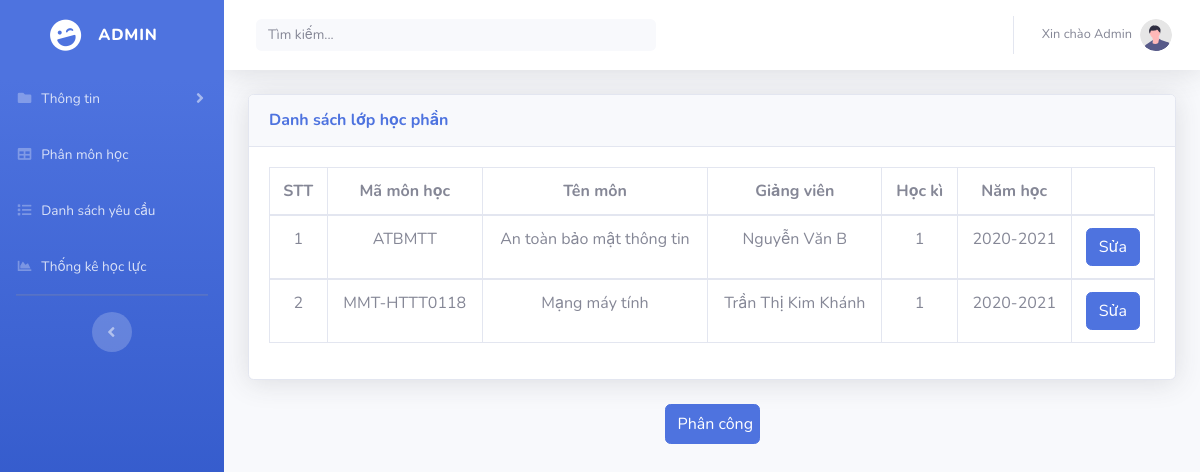
Page /PhanMonHoc.php on the committed database.
### tables this page shows
CREATE TABLE `phancong` (
  `MaPC` int(11) NOT NULL,
  `MaGV` varchar(10) NOT NULL,
  `MaLopHP` varchar(20) NOT NULL,
  `HocKi` int(11) NOT NULL,
  `NamHoc` text NOT NULL
);

CREATE TABLE `lophp` (
  `MaLopHP` varchar(20) NOT NULL,
  `TenLop` text NOT NULL
);

CREATE TABLE `giangvien` (
  `MaGV` varchar(10) NOT NULL,
  `TenGV` text NOT NULL
);

### PhanMonHoc.php (the view, shortened to what this page needs)
<?php
$conn = mysqli_connect("localhost", "root", "", "dbdoan2") or die("Không thể kết nối CSDL");
$conn->set_charset('utf8');
?>
<html lang="en">
<head>
    <link href="https://cdn.jsdelivr.net/npm/bootstrap@5.0.0-beta3/dist/css/bootstrap.min.css" rel="stylesheet"
>
    <link href="vendor/fontawesome-free/css/all.min.css" rel="stylesheet" type="text/css">
    <link href="css/sb-admin-2.min.css" rel="stylesheet">
</head>
<body id="page-top">
    <div id="wrapper">
    <ul class="navbar-nav bg-gradient-primary sidebar sidebar-dark accordion" id="accordionSidebar">
        <a class="sidebar-brand d-flex align-items-center justify-content-center" href="Admin.html">
            <div class="sidebar-brand-icon rotate-n-15">
                <i class="fas fa-laugh-wink"></i>
            </div>
            <div class="sidebar-brand-text mx-3">Admin</div>
        </a>
           <li class="nav-item">
            <a class="nav-link collapsed" href="#" data-toggle="collapse" data-target="#collapsePages"
                aria-expanded="true" aria-controls="collapsePages">
                <i class="fas fa-fw fa-folder"></i>
                <span>Thông tin</span>
            </a>
        </li>
        <li class="nav-item">
            <a class="nav-link" href="PhanMonHoc.php">
                <i class="fas fa-fw fa-table"></i>
                <span>Phân môn học</span></a>
        </li>
        <li class="nav-item">
        <a class="nav-link" href="DanhSachYC.php">
        <i class="fas fa-fw fa-list"></i>
        <span>Danh sách yêu cầu</span></a>
        </li>
        <li class="nav-item">
            <a class="nav-link" href="ThongKe.php">
                <i class="fas fa-fw fa-chart-area"></i>
                <span>Thống kê học lực</span>
            </a>
        </li>
        <hr class="sidebar-divider d-none d-md-block">
        <div class="text-center d-none d-md-inline">
            <button class="rounded-circle border-0" id="sidebarToggle"></button>
        </div>
    </ul>
    <div id="content-wrapper" class="d-flex flex-column">
<div id="content">
    <nav class="navbar navbar-expand navbar-light bg-white topbar mb-4 static-top shadow">
        <form
            class="d-none d-sm-inline-block form-inline mr-auto ml-md-3 my-2 my-md-0 mw-100 navbar-search">
            <div class="input-group">
                <input id="myInput" type="text" class="form-control bg-light border-0 small" placeholder="Tìm kiếm..."
                    aria-label="Search" aria-describedby="basic-addon2">
            </div>
        </form>
        <ul class="navbar-nav ml-auto">
            <li class="nav-item dropdown no-arrow">
                <a class="nav-link dropdown-toggle" href="#" id="userDropdown" role="button"
                    data-toggle="dropdown" aria-haspopup="true" aria-expanded="false">
                    <span class="mr-2 d-none d-lg-inline text-gray-600 small">Xin chào Admin</span>
                    <img class="img-profile rounded-circle"
                        src="img/undraw_profile.svg">
                </a>
            </li>
        </ul>
    </nav>
<div class="container-fluid">
        <div class="card shadow mb-4">
            <div class="card-header py-3">
                <h6 class="m-0 font-weight-bold text-primary">Danh sách lớp học phần</h6>
            </div>
            <div class="card-body">
                <div class="table-responsive">
                    <table class="table table-bordered" style = "text-align: center;" id="dataTable" width="100%" cellspacing="0">
                        <tr>
                                <th>STT</th>
                                <th>Mã môn học </th>
                                <th>Tên môn </th>
                                <th>Giảng viên</th>
                                <th>Học kì</th>
                                <th> Năm học</th>
                                <th> </th>
                            </tr>
                  <?php
                        $STT = 1;
                        $result = $conn->query("SELECT pc.MaLopHP, hp.TenLop, gv.TenGV, pc.HocKi, pc.NamHoc
                                                FROM phancong pc, giangvien gv, lophp hp
                                                WHERE pc.MaGV = gv.MaGV AND hp.MaLopHP = pc.MaLopHP") or die($conn->error);
                        while($row = $result ->fetch_assoc()): ?>
                        <tbody id = "myTable" style = "text-align: center;">
                        <tr>
                            <td><?php echo $STT++;?> </td>
                            <td><?php echo $row['MaLopHP'];?> </td>
                            <td><?php echo $row['TenLop'];?> </td>
                            <td><?php echo $row['TenGV'];?> </td>
                            <td><?php echo $row['HocKi'];?> </td>
                            <td><?php echo $row['NamHoc'];?> </td>
                            <td>
                            <a href="PhanCongGV.php?edit=<?php echo $row['MaLopHP']; ?>" class="btn btn-primary" > Sửa </a>
                            </td>
                        </tr>
                        </tbody>
                  <?php endwhile; ?>
                    </table>
                </div>
            </div>
        </div>
</div>
    <div style = "text-align: center;">
      <a href="PhanCongGV.php"><input type="button" value="Phân công" class = "btn btn-primary" style="height: 40px; width: 95px;"/></a>
    </div>
</body>
</html>

### rows in the picture
phancong: MaLopHP "ATBMTT", MaLopHP.TenLop "An toàn bảo mật thông tin", MaGV.TenGV "Nguyễn Văn B", HocKi "1", NamHoc "2020-2021"
phancong: MaLopHP "MMT-HTTT0118", MaLopHP.TenLop "Mạng máy tính", MaGV.TenGV "Trần Thị Kim Khánh", HocKi "1", NamHoc "2020-2021"
